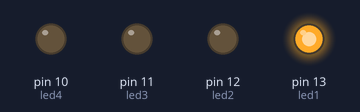
Bench run of a sketch on a simulated Arduino Uno, built with avr-gcc and run on an emulated ATmega328P. Parts: output pins drawn as LEDs (lit = HIGH).

Above: at 0.02 s.
At 0.32 s:
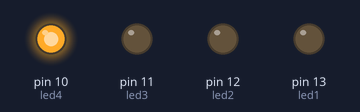
At 0.82 s:
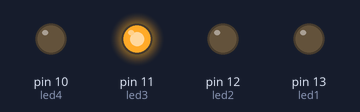
At 1.47 s:
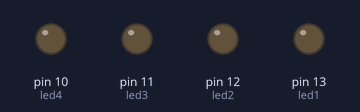
At 2.92 s:
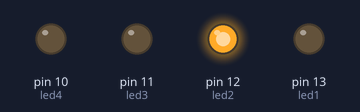
Timing chart, 0 to 3.2 s (numbered marks = the images above):
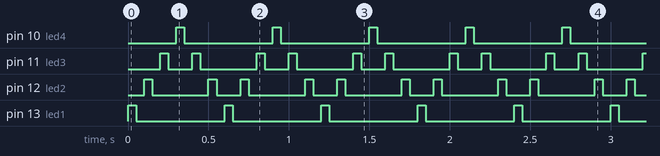

Measured:
- by itself, pin 10 (led4), pin 13 (led1): alternates HIGH for 0.05 s and LOW for 0.55 s
- by itself, pin 11 (led3): repeats every 0.60 s: LOW 0.15 s, HIGH 0.05 s, LOW 0.35 s, HIGH 0.05 s
- by itself, pin 12 (led2): repeats every 0.60 s: LOW 0.35 s, HIGH 0.05 s, LOW 0.15 s, HIGH 0.05 s

The sketch:

fun.ino
```cpp
// LED for wave
int led1 = 13;
int led2 = 12;
int led3 = 11;
int led4 = 10;

// Wave Delay
int waveDelay = 50;

void blink(int led) {
  // Turns an LED on, waits then LED off
  digitalWrite(led, HIGH);
  delay(waveDelay);
  digitalWrite(led, LOW);
  delay(waveDelay);
}

void setup() {
  pinMode(led1, OUTPUT);
  pinMode(led2, OUTPUT);
  pinMode(led3, OUTPUT);
  pinMode(led4, OUTPUT);
}

void loop() {
  blink(led1);
  blink(led2);
  blink(led3);
  blink(led4);
  blink(led3);
  blink(led2);
}
```
